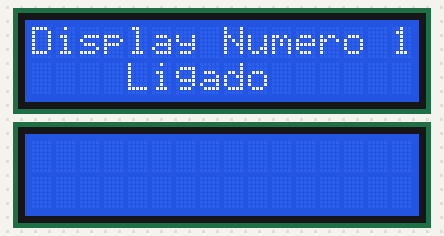
Bench run of a sketch on a simulated Arduino Uno, built with avr-gcc and run on an emulated ATmega328P. Parts: 2 × 16×2 character LCD.

Above: at 0.2 s.
At 3.2 s:
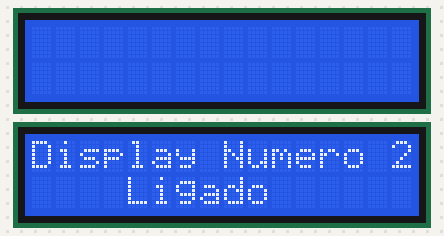
At 6.3 s:
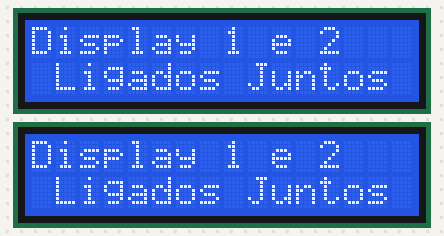

The sketch:

Dois_LCDs_em_Um_Arduino.ino
```cpp
    /*
    Pinagem do LCD

    GND => (-)
    VCC => 5V
    SDA => A4
    SCL => A5
    */

   #include <Wire.h>
   #include <LiquidCrystal_I2C.h>

   LiquidCrystal_I2C lcd1(0x3D,16,2);
   LiquidCrystal_I2C lcd2(0x3F,16,2);

   void setup()
   {
   lcd1.init();           // initializa o lcd
   lcd2.init();           // initializa o lcd
   lcd1.backlight();      // acende a luz de fundo no lcd
   lcd2.backlight();      // acende a luz de fundo no lcd
   }

   void loop()
   {
   lcd1.setCursor(0,0);
   lcd1.print("Display Numero 1");
   lcd1.setCursor(4,1);
   lcd1.print("Ligado");
   delay(3000);
   lcd1.clear();

   lcd2.setCursor(0,0);
   lcd2.print("Display Numero 2");
   lcd2.setCursor(4,1);
   lcd2.print("Ligado");
   delay(3000);
   lcd2.clear();

   lcd1.setCursor(0,0);
   lcd1.print("Display 1 e 2");
   lcd2.setCursor(0,0);
   lcd2.print("Display 1 e 2");
   lcd1.setCursor(1,1);
   lcd1.print("Ligados Juntos");
   lcd2.setCursor(1,1);
   lcd2.print("Ligados Juntos");
   delay(3000);
   lcd1.clear();
   lcd2.clear();
   }
```

Measured:
- by itself, everything shown: repeats every 9.1 s, in 4 steps
- what the display in image 1 shows lasts 3.0 s, from 3.2 s to 6.2 s
- what the display in image 2 shows lasts 3.0 s, from 6.2 s to 9.2 s
